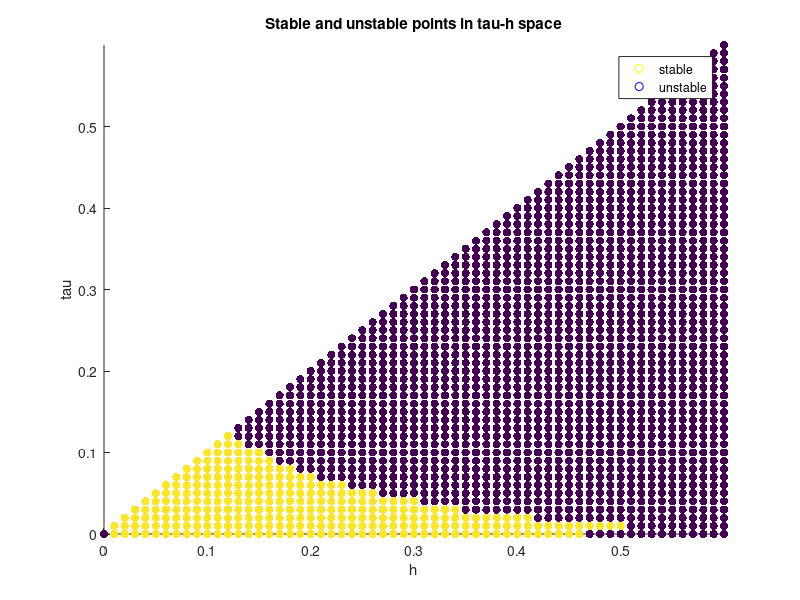
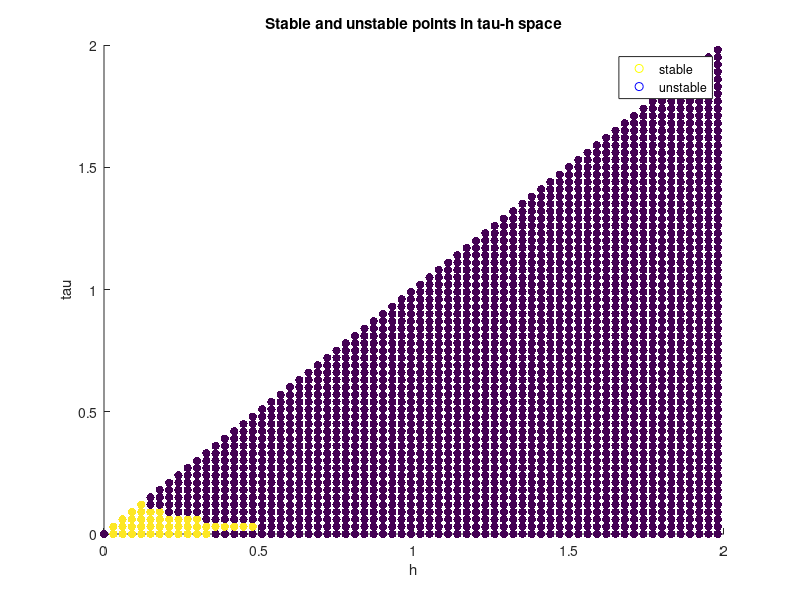

Write MATLAB code to recreate these figures, in order.
%Qeustion2
a = 5;
b = 3;
c = 1;
A = [a-b, 0.5-c; 0, 1];
B = [0; 1];
p1 = [-1+2j, -1-2j];
K1 = place(A, B, p1);

% create grid of tau and h values
tau_values = 0:0.01:1;
h_values = 0:0.01:1;

% preallocate arrays for x, y, and color values
x = [];
y = [];
colors = [];

for i = 1:length(tau_values)
    h = h_values(i);
    tau_values_i = 0:0.01:h;
    for j = 1:length(tau_values_i)
        tau = tau_values_i(j);
        
        % compute closed-loop system matrix
        Fx = expm(A*h);
        Fu = (expm(A*h) - expm(A*(h-tau)))/A * B;
        G1 = (expm(A*(h-tau)) - eye(size(A)))/A * B;
        Fe = [Fx, Fu; zeros(1,2) zeros(1)]; 
        Ge = [G1; 1];
        Ke1 = [K1 0];
        Acl1de1 = Fe - Ge * Ke1;

        % check stability of closed-loop system
        eigvals1 = eig(Acl1de1);

        if all(abs(eigvals1) < 1)
            % point is stable, add to x, y, and color arrays
            x = [x h];
            y = [y tau];
            colors = [colors 1]; 
        else
            % point is unstable, add to x, y, and color arrays
            x = [x h];
            y = [y tau];
            colors = [colors 0]; % use NaN for invisible
        end
    end
end

% plot scatter
figure;
scatter(x, y, [], colors, 'filled');
xlim([0 0.6]);
ylim([0 0.6]);
xlabel('h');
ylabel('tau');
title('Stable and unstable points in tau-h space');
hold on
L(1) = plot(nan, nan, 'oy');
L(2) = plot(nan, nan, 'ob');
legend(L,{'stable', 'unstable'})
%%
a = 5;
b = 3;
c = 1;
A = [a-b, 0.5-c; 0, 1];
B = [0; 1];
p2 = [-1, -2];
K2 = place(A, B, p2);

% create grid of tau and h values
tau_values = 0:0.03:2;
h_values = 0:0.03:2;

% preallocate arrays for x, y, and color values
x = [];
y = [];
colors = [];

for i = 1:length(tau_values)
    h = h_values(i);
    tau_values_i = 0:0.03:h;
    for j = 1:length(tau_values_i)
        tau = tau_values_i(j);
        
        % compute closed-loop system matrix
        Fx = expm(A*h);
        Fu = (expm(A*h) - expm(A*(h-tau)))/A * B;
        G1 = (expm(A*(h-tau)) - eye(size(A)))/A * B;
        Fe = [Fx, Fu; zeros(1,2) zeros(1)]; 
        Ge = [G1; 1];
        Ke2 = [K2 0];
        Acl1de2 = Fe - Ge * Ke2;
        % check stability of closed-loop system
        eigvals2 = eig(Acl1de2);
        if all(abs(eigvals2) < 1)
            % point is stable, add to x, y, and color arrays
            x = [x h];
            y = [y tau];
            colors = [colors 1]; 
        else
            % point is unstable, add to x, y, and color arrays
            x = [x h];
            y = [y tau];
            colors = [colors 0]; % use NaN for invisible
        end
    end
end

% plot scatter
figure;
scatter(x, y, [], colors, 'filled');
xlim([0 2]);
ylim([0 2]);
xlabel('h');
ylabel('tau');
title('Stable and unstable points in tau-h space');
hold on
L(1) = plot(nan, nan, 'oy');
L(2) = plot(nan, nan, 'ob');
legend(L,{'stable', 'unstable'})